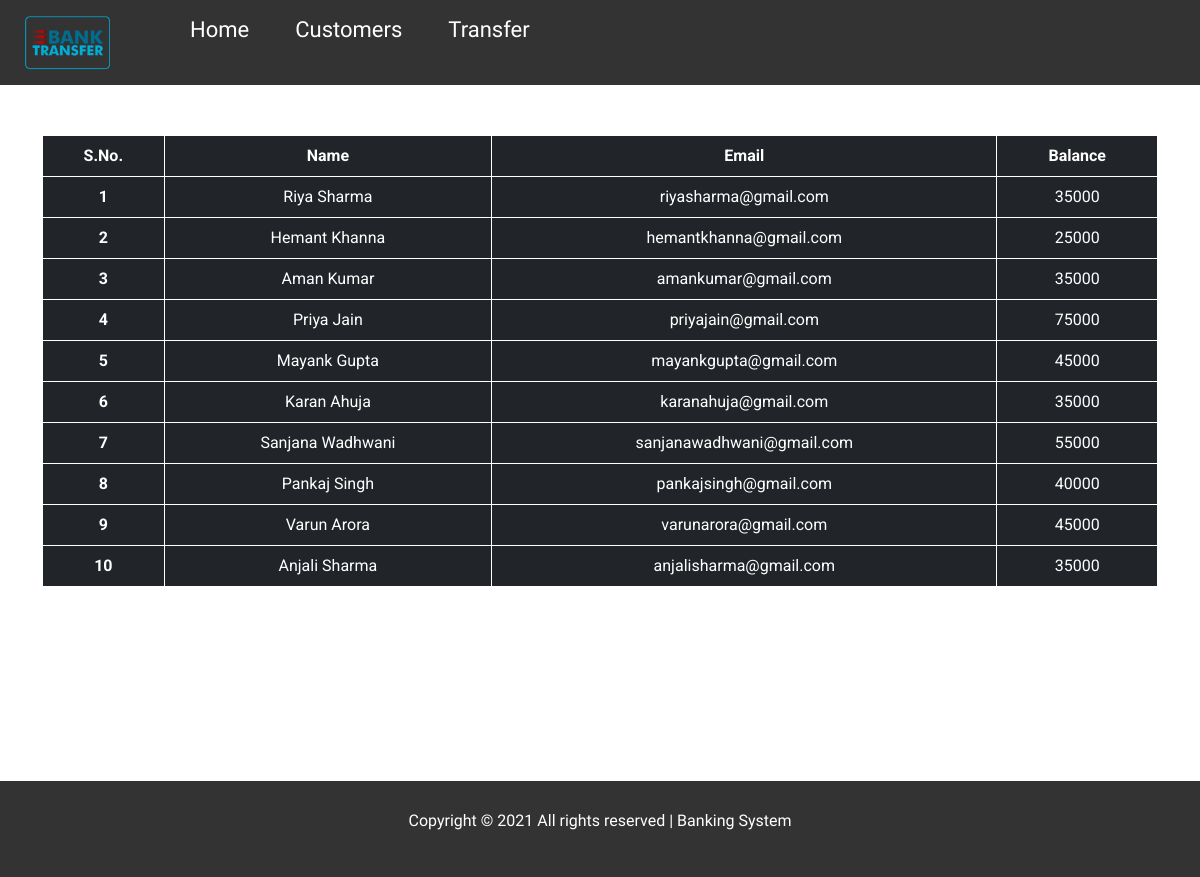
The page /customers.php on the database its author committed.
### tables this page shows
CREATE TABLE `customers` (
  `sno` int(20) NOT NULL,
  `name` varchar(30) NOT NULL,
  `email` varchar(50) NOT NULL,
  `balance` float NOT NULL
);

### customers.php (the view, shortened to what this page needs)
<!DOCTYPE html>
<html lang="en">
<head>
    <link href="https://cdn.jsdelivr.net/npm/bootstrap@5.1.0/dist/css/bootstrap.min.css" rel="stylesheet">
    <link rel="stylesheet" href="css/style.css">
    <link rel="stylesheet" href="css/utils.css">
</head>
<body>
    <header>
        <nav>
            <div class="logo">
                <img src="images/Bank.png" alt="">
            </div>
            <ul>
                <li><a href="index.php">Home</a></li>
                <li><a href="customers.php">Customers</a></li>
                <li><a href="transfer.php">Transfer</a></li>
            </ul>
        </nav>
    </header>
    <main>
        <div class="container">
            <?php
            include "connection.php";
            $sql = "SELECT * FROM `customers`";
            $result = mysqli_query($conn, $sql);
            echo "<table class='table table-hover table-dark'>";
            echo "<thead>";
            echo "<tr>";
            echo "<th scope='col'>S.No.</th>";
            echo "<th scope='col'>Name</th>";
            echo "<th scope='col'>Email</th>";
            echo "<th scope='col'>Balance</th>";
            echo "</tr>";
            echo "</thead>";
            echo "<tbody>";
            while ($row = mysqli_fetch_assoc($result)) {
                echo "<tr>";
                echo "<th scope='row'>" . $row['sno'] . "</th>";
                echo "<td>" . $row['name'] . "</td>";
                echo "<td>" . $row['email'] . "</td>";
                echo "<td>" . $row['balance'] . "</td>";
                echo "</tr>";
            }
            echo "</tbody>";
            echo "</table>";
            ?>
        </div>
    </main>
    <footer class="flex-all-center">
        <p>Copyright &copy; 2021 All rights reserved | Banking System</p>
    </footer>
</body>
</html>

### css/style.css (style rules this page uses)
:root { --main-bg-color: #333333; }
* { margin: 0; padding: 0; font-family: 'STIX Two Text', serif; }
header { background: var(--main-bg-color); font-family: 'Lato', sans-serif; }
nav { display: flex; }
.logo { display: flex; align-items: center; }
.logo img { width: 80px; padding: 0 25px; box-sizing: content-box; }
nav ul { height: 58px; display: flex; justify-content: center; align-items: center; }
nav ul li { list-style: none; padding: 0 23px; justify-content: flex-end; }
nav ul li a { font-size: 22px; color: white; text-decoration: none; }
.container { min-height: calc(100vh - 58px - 12vh); }
.table { margin-top: 50px; }
th, td { border: 1px solid white; text-align: center; vertical-align: middle; font-family: 'Roboto', sans-serif; }
footer { height: 12vh; background-color: var(--main-bg-color); color: white; font-family: 'Lato', sans-serif; }

### css/utils.css (style rules this page uses)
.flex-all-center { display: flex; justify-content: center; align-items: center; }

### rows shown on the page
customers: sno "1", name "Riya Sharma", email "riyasharma@gmail.com", balance "35000"
customers: sno "2", name "Hemant Khanna", email "hemantkhanna@gmail.com", balance "25000"
customers: sno "3", name "Aman Kumar", email "amankumar@gmail.com", balance "35000"
customers: sno "4", name "Priya Jain", email "priyajain@gmail.com", balance "75000"
customers: sno "5", name "Mayank Gupta", email "mayankgupta@gmail.com", balance "45000"
customers: sno "6", name "Karan Ahuja", email "karanahuja@gmail.com", balance "35000"
customers: sno "7", name "Sanjana Wadhwani", email "sanjanawadhwani@gmail.com", balance "55000"
customers: sno "8", name "Pankaj Singh", email "pankajsingh@gmail.com", balance "40000"
customers: sno "9", name "Varun Arora", email "varunarora@gmail.com", balance "45000"
customers: sno "10", name "Anjali Sharma", email "anjalisharma@gmail.com", balance "35000"
